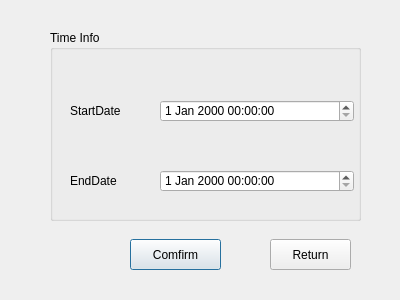
<?xml version="1.0" encoding="UTF-8"?>
<ui version="4.0">
 <class>QTimeDialog</class>
 <widget class="QDialog" name="QTimeDialog">
  <property name="geometry">
   <rect>
    <x>0</x>
    <y>0</y>
    <width>400</width>
    <height>300</height>
   </rect>
  </property>
  <property name="windowTitle">
   <string>QTimeDialog</string>
  </property>
  <widget class="QGroupBox" name="groupBox">
   <property name="geometry">
    <rect>
     <x>50</x>
     <y>30</y>
     <width>311</width>
     <height>191</height>
    </rect>
   </property>
   <property name="styleSheet">
    <string notr="true">font: 75 16pt &quot;Century Gothic&quot;;</string>
   </property>
   <property name="title">
    <string>Time Info</string>
   </property>
   <widget class="QLabel" name="label">
    <property name="geometry">
     <rect>
      <x>20</x>
      <y>70</y>
      <width>81</width>
      <height>21</height>
     </rect>
    </property>
    <property name="styleSheet">
     <string notr="true">font: 14pt &quot;Britannic Bold&quot;;</string>
    </property>
    <property name="text">
     <string>StartDate</string>
    </property>
   </widget>
   <widget class="QLabel" name="label_2">
    <property name="geometry">
     <rect>
      <x>20</x>
      <y>140</y>
      <width>81</width>
      <height>21</height>
     </rect>
    </property>
    <property name="styleSheet">
     <string notr="true">font: 14pt &quot;Britannic Bold&quot;;</string>
    </property>
    <property name="text">
     <string>EndDate</string>
    </property>
   </widget>
   <widget class="QDateTimeEdit" name="startDateTimeEdit">
    <property name="geometry">
     <rect>
      <x>110</x>
      <y>70</y>
      <width>194</width>
      <height>22</height>
     </rect>
    </property>
    <property name="styleSheet">
     <string notr="true">font: 11pt &quot;Batang&quot;;</string>
    </property>
   </widget>
   <widget class="QDateTimeEdit" name="endDateTimeEdit">
    <property name="geometry">
     <rect>
      <x>110</x>
      <y>140</y>
      <width>194</width>
      <height>22</height>
     </rect>
    </property>
    <property name="styleSheet">
     <string notr="true">font: 11pt &quot;Batang&quot;;</string>
    </property>
   </widget>
  </widget>
  <widget class="QPushButton" name="pushButton">
   <property name="geometry">
    <rect>
     <x>130</x>
     <y>239</y>
     <width>91</width>
     <height>31</height>
    </rect>
   </property>
   <property name="styleSheet">
    <string notr="true">font: 12pt &quot;Bell MT&quot;;</string>
   </property>
   <property name="text">
    <string>Comfirm</string>
   </property>
  </widget>
  <widget class="QPushButton" name="pushButton_2">
   <property name="geometry">
    <rect>
     <x>270</x>
     <y>239</y>
     <width>81</width>
     <height>31</height>
    </rect>
   </property>
   <property name="styleSheet">
    <string notr="true">font: 12pt &quot;Bell MT&quot;;</string>
   </property>
   <property name="text">
    <string>Return</string>
   </property>
  </widget>
 </widget>
 <resources/>
 <connections/>
</ui>
